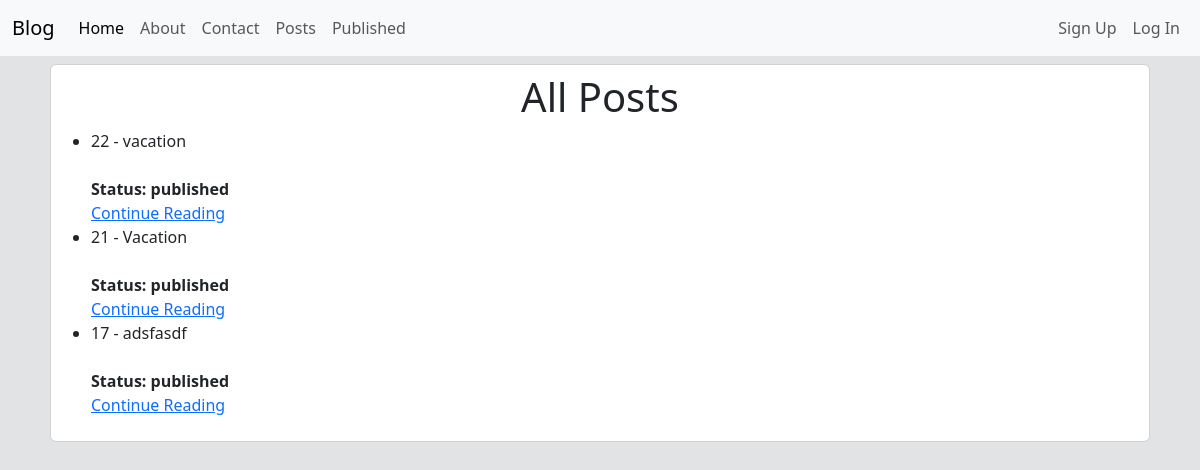
/posts/, run on the app's committed database.
### posts/models.py (models this page shows, shortened)
class Post(models.Model): # oop (object oriented programing)
    title = models.CharField(max_length=128)  # string
    subtitle = models.CharField(max_length=256)  # string
    body = models.TextField()  # string
    created_on = models.DateTimeField(auto_now_add=True)  # date / datetime
    author = models.ForeignKey(
        get_user_model(),
        on_delete=models.CASCADE
    )  # User model
    status = models.ForeignKey(
        Status,
        on_delete=models.DO_NOTHING
    )

class Status(models.Model):
    class Meta:
        verbose_name_plural = "status"
    name = models.CharField(max_length=128, unique=True)
    description = models.CharField(max_length=200, help_text="Write a descrition about the status")
    def __str__(self):
        return f"{self.name}"

### posts/views.py (the view)
# urls.py: path("", PostListView.as_view(), name="post_list"),
class PostListView(ListView): # GET requestto dysplay a liust of posts
    template_name = "post/list.html"
    published_status = Status.objects.get(name="published")
    queryset = Post.objects.filter(status=published_status).order_by("created_on").reverse()
    context_object_name = "posts"
    def get_context_data(self, **kwargs):
        context = super().get_context_data(**kwargs)
        context["post_status"] = "All"
        return context

### templates/post/list.html (shortened to what this page needs)
{% extends 'base.html' %}
{% block content %}
    <body class="bg-secondary-subtle">
        <div class="card p-2 m-2">
            <h1 class="text-center">All Posts</h1>
            <ul>
                {% for post in posts %}
                    <li>{{post.id}} - {{ post.title}}</li><br>
                    <span><strong>Status: {{post.status }}</strong></span><br>
                    <a href="{% url 'post_detail' post.id %}">Continue Reading</a>
                {% endfor %}
            </ul>
        </div>
    </body>
{% endblock %}

### data on the page
Post: id "22", title "vacation", status "published"
Post: id "21", title "Vacation", status "published"
Post: id "17", title "adsfasdf", status "published"
